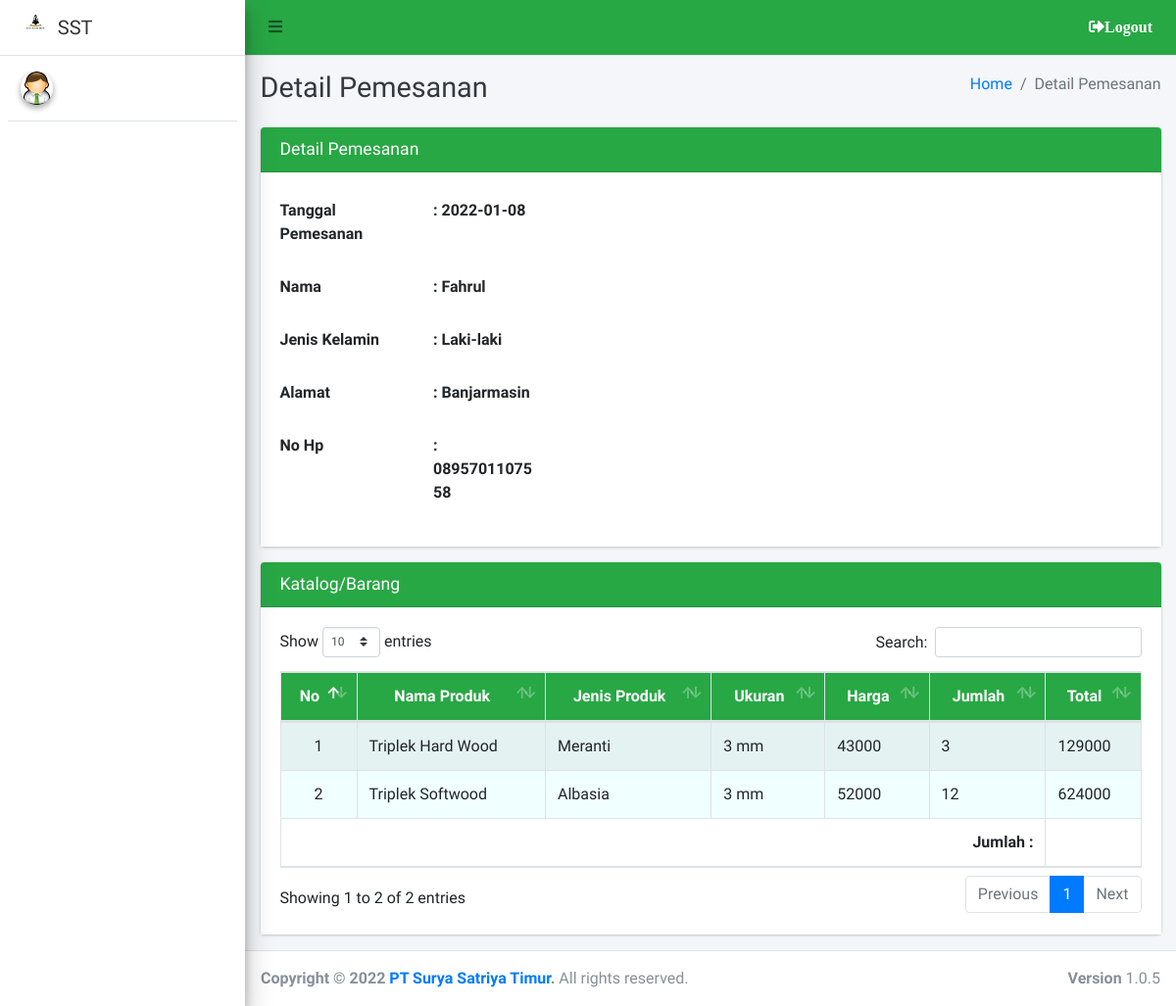
Screenshot of /admin/pemesanan/detail?id=3 with the database file from the repository.
### tables this page shows
CREATE TABLE `pemesanan` (
  `id_pemesanan` int(11) NOT NULL,
  `tanggal_pesan` date DEFAULT NULL,
  `id_pelanggan` varchar(20) DEFAULT NULL
);

CREATE TABLE `pelanggan` (
  `id_pelanggan` varchar(20) NOT NULL,
  `nama_pelanggan` varchar(100) DEFAULT NULL,
  `jk` varchar(20) DEFAULT NULL,
  `alamat` text,
  `no_hp` varchar(20) DEFAULT NULL
);

CREATE TABLE `detail_pemesanan` (
  `id_dp` int(11) NOT NULL,
  `id_pemesanan` int(11) NOT NULL,
  `id_katalog` int(11) NOT NULL,
  `jumlah` int(11) NOT NULL,
  `total` int(11) NOT NULL
);

CREATE TABLE `katalog` (
  `id_katalog` int(11) NOT NULL,
  `nama_katalog` varchar(150) NOT NULL,
  `jenis_katalog` varchar(150) NOT NULL,
  `qty` varchar(50) NOT NULL,
  `ukuran` varchar(150) NOT NULL,
  `harga` varchar(50) NOT NULL,
  `file` varchar(100) DEFAULT NULL
);

### admin/pemesanan/detail.php (the view, shortened to what this page needs)
<?php
require '../../config/koneksi.php';
$id   = $_GET['id'];
$data = $koneksi->query("SELECT * FROM pemesanan AS pem INNER JOIN pelanggan AS pel ON pem.id_pelanggan = pel.id_pelanggan
WHERE pem.id_pemesanan = '$id'")->fetch_array();
?>
<!DOCTYPE html>
<html>
<?php
include '../../templates/head.php';
?>
<body class="hold-transition sidebar-mini layout-fixed">
    <div class="wrapper">
        <?php
        include '../../templates/navbar.php';
        ?>
        <?php
        include '../../templates/sidebar.php';
        ?>
        <div class="content-wrapper">
            <div class="content-header">
                <div class="container-fluid">
                    <div class="row mb-2">
                        <div class="col-sm-6">
                            <h1 class="m-0 text-dark">Detail Pemesanan</h1>
                        </div>
                        <div class="col-sm-6">
                            <ol class="breadcrumb float-sm-right">
                                <li class="breadcrumb-item"><a href="#">Home</a></li>
                                <li class="breadcrumb-item active">Detail Pemesanan</li>
                            </ol>
                        </div>
                    </div>
                </div>
            </div>
            <section class="content">
                <div class="container-fluid">
                    <form class="form-horizontal" method="POST" action="" enctype="multipart/form-data">
                        <div class="row">
                            <div class="col-md-12">
                                <div class="card card-green">
                                    <div class="card-header">
                                        <h3 class="card-title">Detail Pemesanan</h3>
                                    </div>
                                    <div class="card-body" style="background-color: white;">
                                        <div class="form-group row">
                                            <label for="no_telp" class="col-sm-2 col-form-label">Tanggal Pemesanan</label>
                                            <div class="col-sm-10">
                                            <label for="" class="col-sm-2 col-form-label"> : <?= $data['tanggal_pesan'] ?></label>
                                            </div>
                                        </div>
                                        <div class="form-group row">
                                            <label for="nama_pelanggan" class="col-sm-2 col-form-label">Nama </label>
                                            <div class="col-sm-10">
                                            <label for="" class="col-sm-2 col-form-label"> : <?= $data['nama_pelanggan'] ?></label>
                                            </div>
                                        </div>
                                        <div class="form-group row">
                                            <label class="col-sm-2 col-form-label">Jenis Kelamin</label>
                                            <div class="col-sm-10">
                                            <label for="" class="col-sm-2 col-form-label"> : <?= $data['jk'] ?></label>
                                            </div>
                                        </div>
                                        <div class="form-group row">
                                            <label for="alamat" class="col-sm-2 col-form-label">Alamat</label>
                                            <div class="col-sm-10">
                                            <label for="" class="col-sm-2 col-form-label"> : <?= $data['alamat'] ?></label>
                                            </div>
                                        </div>
                                        <div class="form-group row">
                                            <label for="no_hp" class="col-sm-2 col-form-label">No Hp</label>
                                            <div class="col-sm-10">
                                            <label for="" class="col-sm-2 col-form-label"> : <?= $data['no_hp'] ?></label>
                                            </div>
                                        </div>
                                    </div>
                                </div>
                            </div>
                            <div class="col-md-12">
                                <div class="card card-green">
                                    <div class="card-header">
                                        <h3 class="card-title">Katalog/Barang</h3>
                                    </div>
                                    <div class="card-body" style="background-color: white;">
                                             <div class="table-responsive">
                                        <table id="example1" class="table table-bordered table-striped">
                                            <thead class="bg-green">
                                                <tr align="center">
                                                    <th>No</th>
                                                    <th>Nama Produk</th>
                                                    <th>Jenis Produk</th>
                                                    <th>Ukuran</th>
                                                    <th>Harga</th>
                                                    <th>Jumlah</th>
                                                    <th>Total</th>
                                                </tr>
                                            </thead>
                                                <tbody style="background-color: azure">
                                            <?php
                                            $no = 1;
                                            $data = $koneksi->query("SELECT * FROM detail_pemesanan AS dp
                                            LEFT JOIN pemesanan AS p ON dp.id_pemesanan = p.id_pemesanan
                                            LEFT JOIN katalog AS k ON dp.id_katalog = k.id_katalog
                                            ");
                                            while ($row = $data->fetch_array()) {
                                            ?>
                                                    <tr>
                                                        <td align="center"><?= $no++ ?></td>
                                                        <td><?= $row['nama_katalog'] ?></td>
                                                        <td><?= $row['jenis_katalog'] ?></td>
                                                        <td><?= $row['ukuran'] ?></td>
                                                        <td><?= $row['harga'] ?></td>
                                                        <td><?= $row['jumlah'] ?></td>
                                                        <td><?= $row['total'] ?></td>
                                                    </tr>
                                            <?php } ?>
                                                </tbody>
                                                <tfoot>
                                                    <tr>
                                                        <th colspan="6" style="text-align:right;">Jumlah :</th>
                                                        <th> <?php $tot = $koneksi->query("SELECT SUM(total) AS totalsel FROM detail_pemesanan WHERE id_pemesanan = '$id'")->fetch_array(); echo  $tot['totalsel']; ?></th>
                                                    </tr>
                                                </tfoot>
                                        </table>
                                    </div>
                                </div>
                            </div>
                        </div>
                    </form>
                </div>
            </section>
        </div>
        <?php include_once "../../templates/footer.php"; ?>
    </div>
</body>
</html>

### rows the page displays
pemesanan: tanggal_pesan "2022-01-08", id_pelanggan.nama_pelanggan "Fahrul", id_pelanggan.jk "Laki-laki", id_pelanggan.alamat "Banjarmasin", id_pelanggan.no_hp "0895701107558"
detail_pemesanan: id_katalog.nama_katalog "Triplek Hard Wood", id_katalog.jenis_katalog "Meranti", id_katalog.ukuran "3 mm", id_katalog.harga "43000", jumlah "3", total "129000"
detail_pemesanan: id_katalog.nama_katalog "Triplek Softwood", id_katalog.jenis_katalog "Albasia", id_katalog.ukuran "3 mm", id_katalog.harga "52000", jumlah "12", total "624000"
